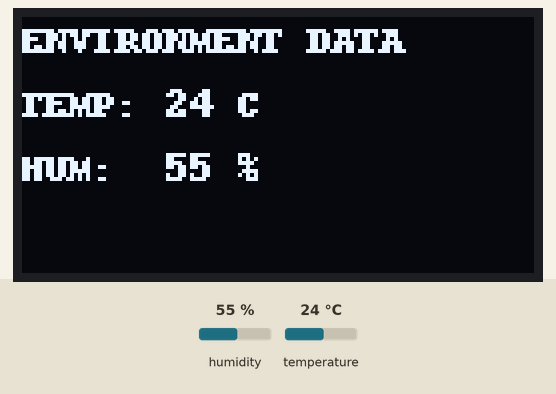
A program run on a simulated Raspberry Pi (BCM pin numbers). Parts: 128×64 one-colour display. The inputs (shaded band) are chosen by the test bench; at power-on: humidity 55 %, temperature 24 °C. The clock reads 2024-03-15 10:24:30 at power-on unless the program sets it; what the program prints to the terminal is not drawn.

Above: at 1.2 s.
1.3 s: humidity set to 22 %
At 3.6 s:
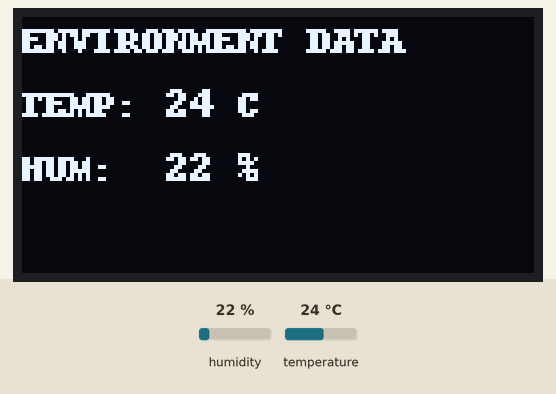
4.4 s: temperature set to 12 °C
At 5.7 s:
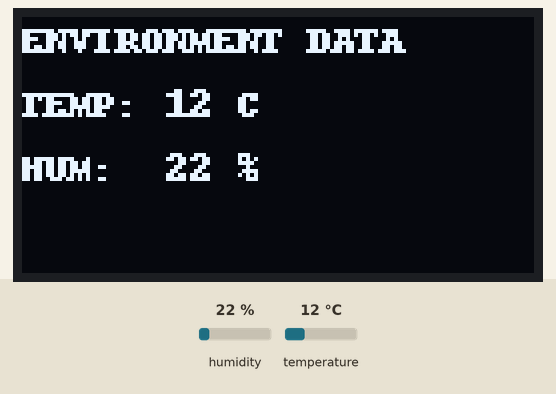
7.5 s: humidity set to 40 %
At 10.0 s:
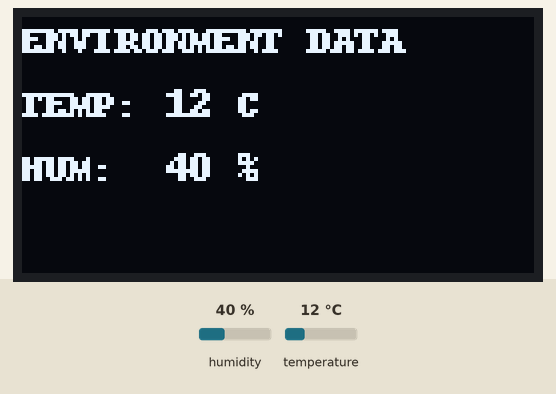
11.0 s: temperature set to 19 °C
Timing chart, 0 to 14.0 s (numbered marks = the images above; inputs shaded):
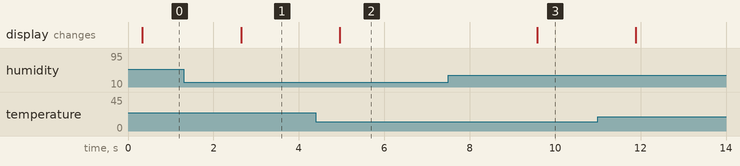

The program:

env_monitor_pil.py
```python
import time
import board
import busio
import adafruit_ssd1306
import adafruit_dht
from PIL import Image, ImageDraw, ImageFont

# --- 1. Hardware Initialization ---
# I2C Bus for OLED
i2c = busio.I2C(board.SCL, board.SDA)
oled = adafruit_ssd1306.SSD1306_I2C(128, 64, i2c, addr=0x3c)

# GPIO 4 for DHT11
dhtDevice = adafruit_dht.DHT11(board.D4)

# --- 2. Graphics Setup ---
font = ImageFont.load_default()

def update_display(line1, line2, line3):
    """Renders text in RAM using Pillow, then blasts it to the OLED."""
    image = Image.new("1", (oled.width, oled.height))
    draw = ImageDraw.Draw(image)

    draw.text((0, 0), line1, font=font, fill=255)
    draw.text((0, 16), line2, font=font, fill=255)
    draw.text((0, 32), line3, font=font, fill=255)

    oled.image(image)
    oled.show()

print("Unified Telemetry System Active. Press Ctrl+C to stop.")

# --- 3. Main Execution Loop ---
try:
    while True:
        try:
            # Poll the sensor
            temp_c = dhtDevice.temperature
            humidity = dhtDevice.humidity

            # Format the output strings
            t_str = f"TEMP: {temp_c} C"
            h_str = f"HUM:  {humidity} %"

            # Push to the OLED
            update_display("ENVIRONMENT DATA", t_str, h_str)

            # Log to terminal
            print(f"[{time.strftime('%H:%M:%S')}] {t_str} | {h_str}")

        except RuntimeError as error:
            # Handle Linux timing faults without crashing the system
            update_display("SENSOR FAULT", "OS Timing Error", "Retrying...")
            print(f"Read Fault: {error.args[0]}")
            time.sleep(2.0)
            continue

        except Exception as error:
            # Fatal error
            dhtDevice.exit()
            raise error

        # The DHT11 requires a 2-second delay between reads
        time.sleep(2.0)

except KeyboardInterrupt:
    print("\nTermination command received.")
finally:
    # Clean hardware release
    update_display("SYSTEM OFFLINE", "Hardware Released", "")
    dhtDevice.exit()
```

Measured:
- after the input at 1.3 s, the display: changes after 1.3 s (image 1)
- after the input at 4.4 s, the display: changes after 0.56 s (image 2)
- after the input at 7.5 s, the display: changes after 2.1 s (image 3)
